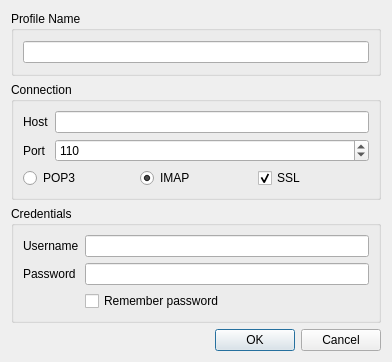
<?xml version="1.0" encoding="UTF-8"?>
<ui version="4.0">
 <class>Dialog</class>
 <widget class="QDialog" name="Dialog">
  <property name="geometry">
   <rect>
    <x>0</x>
    <y>0</y>
    <width>392</width>
    <height>362</height>
   </rect>
  </property>
  <property name="windowTitle">
   <string>New profile</string>
  </property>
  <layout class="QVBoxLayout" name="verticalLayout">
   <item>
    <widget class="QGroupBox" name="groupBox_3">
     <property name="title">
      <string>Profile Name</string>
     </property>
     <layout class="QVBoxLayout" name="verticalLayout_4">
      <item>
       <widget class="QLineEdit" name="input_ProfileName"/>
      </item>
     </layout>
    </widget>
   </item>
   <item>
    <widget class="QGroupBox" name="groupBox_2">
     <property name="title">
      <string>Connection</string>
     </property>
     <layout class="QVBoxLayout" name="verticalLayout_3">
      <item>
       <layout class="QFormLayout" name="formLayout_3">
        <item row="0" column="1">
         <widget class="QLineEdit" name="input_Host"/>
        </item>
        <item row="0" column="0">
         <widget class="QLabel" name="label_3">
          <property name="text">
           <string>Host</string>
          </property>
         </widget>
        </item>
        <item row="1" column="0">
         <widget class="QLabel" name="label_4">
          <property name="text">
           <string>Port</string>
          </property>
         </widget>
        </item>
        <item row="1" column="1">
         <widget class="QSpinBox" name="input_Port">
          <property name="maximum">
           <number>65535</number>
          </property>
          <property name="value">
           <number>110</number>
          </property>
         </widget>
        </item>
       </layout>
      </item>
      <item>
       <layout class="QHBoxLayout" name="horizontalLayout">
        <item>
         <widget class="QRadioButton" name="input_radio_POP3">
          <property name="text">
           <string>POP3</string>
          </property>
         </widget>
        </item>
        <item>
         <widget class="QRadioButton" name="input_radio_IMAP">
          <property name="text">
           <string>IMAP</string>
          </property>
          <property name="checked">
           <bool>true</bool>
          </property>
         </widget>
        </item>
        <item>
         <widget class="QCheckBox" name="input_checkbox_SSL">
          <property name="text">
           <string>SSL</string>
          </property>
          <property name="checked">
           <bool>true</bool>
          </property>
         </widget>
        </item>
       </layout>
      </item>
     </layout>
    </widget>
   </item>
   <item>
    <widget class="QGroupBox" name="groupBox">
     <property name="title">
      <string>Credentials</string>
     </property>
     <layout class="QVBoxLayout" name="verticalLayout_2">
      <item>
       <layout class="QFormLayout" name="formLayout_2">
        <item row="0" column="0">
         <widget class="QLabel" name="label">
          <property name="text">
           <string>Username</string>
          </property>
         </widget>
        </item>
        <item row="0" column="1">
         <widget class="QLineEdit" name="input_Username"/>
        </item>
        <item row="1" column="0">
         <widget class="QLabel" name="label_2">
          <property name="text">
           <string>Password</string>
          </property>
         </widget>
        </item>
        <item row="1" column="1">
         <widget class="QLineEdit" name="input_Password"/>
        </item>
        <item row="2" column="1">
         <widget class="QCheckBox" name="input_checkbox_RememberPass">
          <property name="text">
           <string>Remember password</string>
          </property>
         </widget>
        </item>
       </layout>
      </item>
     </layout>
    </widget>
   </item>
   <item>
    <widget class="QDialogButtonBox" name="buttonBox">
     <property name="orientation">
      <enum>Qt::Horizontal</enum>
     </property>
     <property name="standardButtons">
      <set>QDialogButtonBox::Cancel|QDialogButtonBox::Ok</set>
     </property>
    </widget>
   </item>
  </layout>
 </widget>
 <resources/>
 <connections>
  <connection>
   <sender>buttonBox</sender>
   <signal>rejected()</signal>
   <receiver>Dialog</receiver>
   <slot>reject()</slot>
   <hints>
    <hint type="sourcelabel">
     <x>316</x>
     <y>260</y>
    </hint>
    <hint type="destinationlabel">
     <x>286</x>
     <y>274</y>
    </hint>
   </hints>
  </connection>
  <connection>
   <sender>buttonBox</sender>
   <signal>accepted()</signal>
   <receiver>Dialog</receiver>
   <slot>accept()</slot>
   <hints>
    <hint type="sourcelabel">
     <x>248</x>
     <y>254</y>
    </hint>
    <hint type="destinationlabel">
     <x>157</x>
     <y>274</y>
    </hint>
   </hints>
  </connection>
 </connections>
</ui>
